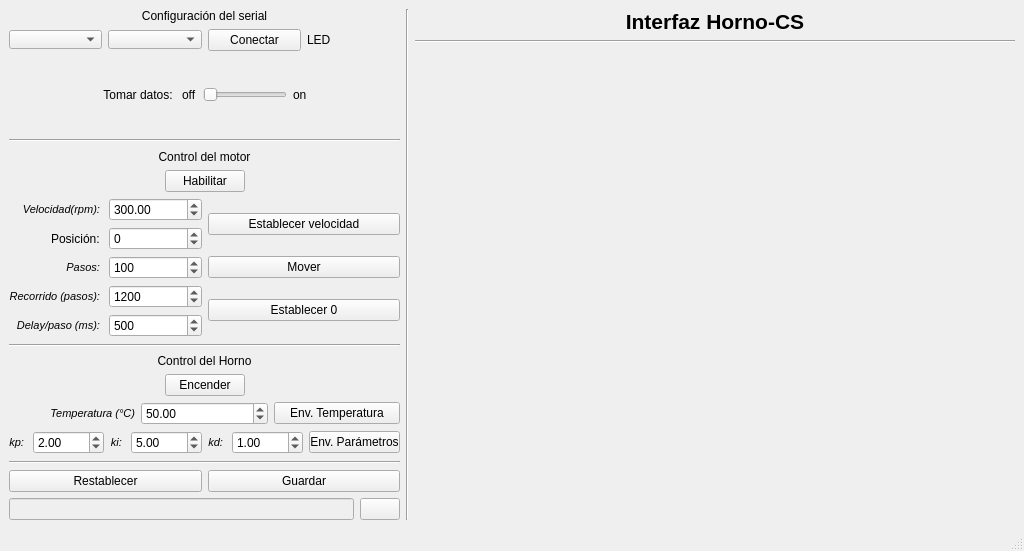
<?xml version="1.0" encoding="UTF-8"?>
<ui version="4.0">
 <class>MainWindow</class>
 <widget class="QMainWindow" name="MainWindow">
  <property name="geometry">
   <rect>
    <x>0</x>
    <y>0</y>
    <width>1024</width>
    <height>551</height>
   </rect>
  </property>
  <property name="windowTitle">
   <string>MainWindow</string>
  </property>
  <widget class="QWidget" name="centralwidget">
   <layout class="QGridLayout" name="gridLayout">
    <item row="0" column="0">
     <layout class="QVBoxLayout" name="verticalLayout_7">
      <item>
       <layout class="QVBoxLayout" name="verticalLayout">
        <item>
         <widget class="QLabel" name="label_3">
          <property name="maximumSize">
           <size>
            <width>16777215</width>
            <height>41</height>
           </size>
          </property>
          <property name="text">
           <string>Configuración del serial</string>
          </property>
          <property name="alignment">
           <set>Qt::AlignCenter</set>
          </property>
         </widget>
        </item>
        <item>
         <layout class="QHBoxLayout" name="horizontalLayout">
          <item>
           <widget class="QComboBox" name="COM_comboBox">
            <property name="maximumSize">
             <size>
              <width>16777215</width>
              <height>19</height>
             </size>
            </property>
           </widget>
          </item>
          <item>
           <widget class="QComboBox" name="baud_comboBox">
            <property name="maximumSize">
             <size>
              <width>16777215</width>
              <height>19</height>
             </size>
            </property>
           </widget>
          </item>
          <item>
           <widget class="QPushButton" name="connect_disconnect_button">
            <property name="maximumSize">
             <size>
              <width>16777215</width>
              <height>23</height>
             </size>
            </property>
            <property name="text">
             <string>Conectar</string>
            </property>
            <property name="checkable">
             <bool>true</bool>
            </property>
           </widget>
          </item>
          <item>
           <widget class="QLabel" name="LED_label">
            <property name="text">
             <string>LED</string>
            </property>
           </widget>
          </item>
         </layout>
        </item>
       </layout>
      </item>
      <item>
       <spacer name="verticalSpacer_5">
        <property name="orientation">
         <enum>Qt::Vertical</enum>
        </property>
        <property name="sizeHint" stdset="0">
         <size>
          <width>20</width>
          <height>40</height>
         </size>
        </property>
       </spacer>
      </item>
      <item>
       <layout class="QHBoxLayout" name="horizontalLayout_19">
        <item>
         <spacer name="horizontalSpacer_7">
          <property name="orientation">
           <enum>Qt::Horizontal</enum>
          </property>
          <property name="sizeHint" stdset="0">
           <size>
            <width>40</width>
            <height>20</height>
           </size>
          </property>
         </spacer>
        </item>
        <item>
         <layout class="QHBoxLayout" name="horizontalLayout_18">
          <item>
           <widget class="QLabel" name="label_2">
            <property name="text">
             <string>Tomar datos: </string>
            </property>
            <property name="alignment">
             <set>Qt::AlignRight|Qt::AlignTrailing|Qt::AlignVCenter</set>
            </property>
           </widget>
          </item>
          <item>
           <widget class="QLabel" name="label_9">
            <property name="text">
             <string>off</string>
            </property>
           </widget>
          </item>
          <item>
           <widget class="QSlider" name="take_data_horizontalSlider">
            <property name="maximum">
             <number>1</number>
            </property>
            <property name="tracking">
             <bool>false</bool>
            </property>
            <property name="orientation">
             <enum>Qt::Horizontal</enum>
            </property>
           </widget>
          </item>
         </layout>
        </item>
        <item>
         <widget class="QLabel" name="label_10">
          <property name="text">
           <string>on</string>
          </property>
         </widget>
        </item>
        <item>
         <spacer name="horizontalSpacer_8">
          <property name="orientation">
           <enum>Qt::Horizontal</enum>
          </property>
          <property name="sizeHint" stdset="0">
           <size>
            <width>40</width>
            <height>20</height>
           </size>
          </property>
         </spacer>
        </item>
       </layout>
      </item>
      <item>
       <spacer name="verticalSpacer_6">
        <property name="orientation">
         <enum>Qt::Vertical</enum>
        </property>
        <property name="sizeHint" stdset="0">
         <size>
          <width>20</width>
          <height>40</height>
         </size>
        </property>
       </spacer>
      </item>
      <item>
       <widget class="Line" name="line_2">
        <property name="orientation">
         <enum>Qt::Horizontal</enum>
        </property>
       </widget>
      </item>
      <item>
       <spacer name="verticalSpacer_2">
        <property name="orientation">
         <enum>Qt::Vertical</enum>
        </property>
        <property name="sizeHint" stdset="0">
         <size>
          <width>234</width>
          <height>13</height>
         </size>
        </property>
       </spacer>
      </item>
      <item>
       <layout class="QVBoxLayout" name="verticalLayout_2">
        <item>
         <widget class="QLabel" name="label_4">
          <property name="maximumSize">
           <size>
            <width>16777215</width>
            <height>14</height>
           </size>
          </property>
          <property name="text">
           <string>Control del motor</string>
          </property>
          <property name="alignment">
           <set>Qt::AlignCenter</set>
          </property>
         </widget>
        </item>
        <item>
         <layout class="QHBoxLayout" name="horizontalLayout_2">
          <item>
           <spacer name="horizontalSpacer">
            <property name="orientation">
             <enum>Qt::Horizontal</enum>
            </property>
            <property name="sizeHint" stdset="0">
             <size>
              <width>40</width>
              <height>20</height>
             </size>
            </property>
           </spacer>
          </item>
          <item>
           <widget class="QPushButton" name="motor_enb_dis_pushButton">
            <property name="text">
             <string>Habilitar</string>
            </property>
            <property name="checkable">
             <bool>true</bool>
            </property>
           </widget>
          </item>
          <item>
           <spacer name="horizontalSpacer_2">
            <property name="orientation">
             <enum>Qt::Horizontal</enum>
            </property>
            <property name="sizeHint" stdset="0">
             <size>
              <width>40</width>
              <height>20</height>
             </size>
            </property>
           </spacer>
          </item>
         </layout>
        </item>
        <item>
         <layout class="QHBoxLayout" name="horizontalLayout_7">
          <item>
           <layout class="QVBoxLayout" name="verticalLayout_3">
            <item>
             <layout class="QHBoxLayout" name="horizontalLayout_6">
              <item>
               <widget class="QLabel" name="label_8">
                <property name="font">
                 <font>
                  <pointsize>8</pointsize>
                  <italic>true</italic>
                 </font>
                </property>
                <property name="text">
                 <string>Velocidad(rpm): </string>
                </property>
                <property name="alignment">
                 <set>Qt::AlignRight|Qt::AlignTrailing|Qt::AlignVCenter</set>
                </property>
               </widget>
              </item>
              <item>
               <widget class="QDoubleSpinBox" name="speed_spinBox">
                <property name="maximum">
                 <double>1000.000000000000000</double>
                </property>
                <property name="value">
                 <double>300.000000000000000</double>
                </property>
               </widget>
              </item>
             </layout>
            </item>
            <item>
             <layout class="QHBoxLayout" name="horizontalLayout_20">
              <item>
               <widget class="QLabel" name="pos">
                <property name="text">
                 <string>Posición: </string>
                </property>
                <property name="alignment">
                 <set>Qt::AlignRight|Qt::AlignTrailing|Qt::AlignVCenter</set>
                </property>
               </widget>
              </item>
              <item>
               <widget class="QSpinBox" name="pos_spinBox">
                <property name="minimum">
                 <number>-2000</number>
                </property>
                <property name="maximum">
                 <number>2000</number>
                </property>
               </widget>
              </item>
             </layout>
            </item>
            <item>
             <layout class="QHBoxLayout" name="horizontalLayout_3">
              <item>
               <widget class="QLabel" name="label_5">
                <property name="font">
                 <font>
                  <pointsize>8</pointsize>
                  <italic>true</italic>
                 </font>
                </property>
                <property name="text">
                 <string>Pasos: </string>
                </property>
                <property name="alignment">
                 <set>Qt::AlignRight|Qt::AlignTrailing|Qt::AlignVCenter</set>
                </property>
               </widget>
              </item>
              <item>
               <widget class="QSpinBox" name="steps_spinBox">
                <property name="specialValueText">
                 <string/>
                </property>
                <property name="minimum">
                 <number>-2000</number>
                </property>
                <property name="maximum">
                 <number>2000</number>
                </property>
                <property name="value">
                 <number>100</number>
                </property>
               </widget>
              </item>
             </layout>
            </item>
            <item>
             <layout class="QHBoxLayout" name="horizontalLayout_5">
              <item>
               <widget class="QLabel" name="label_7">
                <property name="font">
                 <font>
                  <pointsize>8</pointsize>
                  <italic>true</italic>
                 </font>
                </property>
                <property name="text">
                 <string>Recorrido (pasos): </string>
                </property>
                <property name="alignment">
                 <set>Qt::AlignRight|Qt::AlignTrailing|Qt::AlignVCenter</set>
                </property>
               </widget>
              </item>
              <item>
               <widget class="QSpinBox" name="path_steps_spinBox">
                <property name="minimum">
                 <number>-2000</number>
                </property>
                <property name="maximum">
                 <number>2000</number>
                </property>
                <property name="value">
                 <number>1200</number>
                </property>
                <property name="displayIntegerBase">
                 <number>10</number>
                </property>
               </widget>
              </item>
             </layout>
            </item>
            <item>
             <layout class="QHBoxLayout" name="horizontalLayout_4">
              <item>
               <widget class="QLabel" name="label_6">
                <property name="font">
                 <font>
                  <pointsize>8</pointsize>
                  <italic>true</italic>
                 </font>
                </property>
                <property name="text">
                 <string>Delay/paso (ms): </string>
                </property>
                <property name="alignment">
                 <set>Qt::AlignRight|Qt::AlignTrailing|Qt::AlignVCenter</set>
                </property>
               </widget>
              </item>
              <item>
               <widget class="QSpinBox" name="delay_spinBox">
                <property name="minimum">
                 <number>1</number>
                </property>
                <property name="maximum">
                 <number>10000</number>
                </property>
                <property name="value">
                 <number>500</number>
                </property>
               </widget>
              </item>
             </layout>
            </item>
           </layout>
          </item>
          <item>
           <layout class="QVBoxLayout" name="verticalLayout_4">
            <item>
             <widget class="QPushButton" name="send_speed_pushButton">
              <property name="minimumSize">
               <size>
                <width>91</width>
                <height>0</height>
               </size>
              </property>
              <property name="text">
               <string>Establecer velocidad</string>
              </property>
             </widget>
            </item>
            <item>
             <widget class="QPushButton" name="move_pushButton">
              <property name="text">
               <string>Mover</string>
              </property>
             </widget>
            </item>
            <item>
             <widget class="QPushButton" name="set_cero_ref_pushButton">
              <property name="text">
               <string>Establecer 0</string>
              </property>
             </widget>
            </item>
           </layout>
          </item>
         </layout>
        </item>
       </layout>
      </item>
      <item>
       <spacer name="verticalSpacer_4">
        <property name="orientation">
         <enum>Qt::Vertical</enum>
        </property>
        <property name="sizeHint" stdset="0">
         <size>
          <width>234</width>
          <height>13</height>
         </size>
        </property>
       </spacer>
      </item>
      <item>
       <widget class="Line" name="line">
        <property name="orientation">
         <enum>Qt::Horizontal</enum>
        </property>
       </widget>
      </item>
      <item>
       <spacer name="verticalSpacer_3">
        <property name="orientation">
         <enum>Qt::Vertical</enum>
        </property>
        <property name="sizeHint" stdset="0">
         <size>
          <width>234</width>
          <height>13</height>
         </size>
        </property>
       </spacer>
      </item>
      <item>
       <layout class="QVBoxLayout" name="verticalLayout_5">
        <item>
         <widget class="QLabel" name="label_11">
          <property name="maximumSize">
           <size>
            <width>16777215</width>
            <height>14</height>
           </size>
          </property>
          <property name="text">
           <string>Control del Horno</string>
          </property>
          <property name="alignment">
           <set>Qt::AlignCenter</set>
          </property>
         </widget>
        </item>
        <item>
         <layout class="QHBoxLayout" name="horizontalLayout_10">
          <item>
           <spacer name="horizontalSpacer_3">
            <property name="orientation">
             <enum>Qt::Horizontal</enum>
            </property>
            <property name="sizeHint" stdset="0">
             <size>
              <width>40</width>
              <height>20</height>
             </size>
            </property>
           </spacer>
          </item>
          <item>
           <widget class="QPushButton" name="oven_enb_dis_pushButton">
            <property name="text">
             <string>Encender</string>
            </property>
            <property name="checkable">
             <bool>true</bool>
            </property>
           </widget>
          </item>
          <item>
           <spacer name="horizontalSpacer_4">
            <property name="orientation">
             <enum>Qt::Horizontal</enum>
            </property>
            <property name="sizeHint" stdset="0">
             <size>
              <width>40</width>
              <height>20</height>
             </size>
            </property>
           </spacer>
          </item>
         </layout>
        </item>
        <item>
         <layout class="QHBoxLayout" name="horizontalLayout_12">
          <item>
           <widget class="QLabel" name="label_12">
            <property name="font">
             <font>
              <pointsize>8</pointsize>
              <italic>true</italic>
             </font>
            </property>
            <property name="text">
             <string>Temperatura (°C)</string>
            </property>
            <property name="alignment">
             <set>Qt::AlignRight|Qt::AlignTrailing|Qt::AlignVCenter</set>
            </property>
           </widget>
          </item>
          <item>
           <widget class="QDoubleSpinBox" name="setPoint_temp_doubleSpinBox">
            <property name="specialValueText">
             <string/>
            </property>
            <property name="maximum">
             <double>250.000000000000000</double>
            </property>
            <property name="value">
             <double>50.000000000000000</double>
            </property>
           </widget>
          </item>
          <item>
           <widget class="QPushButton" name="send_oven_temp_pushButton">
            <property name="text">
             <string>Env. Temperatura</string>
            </property>
           </widget>
          </item>
         </layout>
        </item>
        <item>
         <layout class="QHBoxLayout" name="horizontalLayout_15">
          <item>
           <layout class="QHBoxLayout" name="horizontalLayout_11">
            <item>
             <widget class="QLabel" name="label_13">
              <property name="font">
               <font>
                <pointsize>8</pointsize>
                <italic>true</italic>
               </font>
              </property>
              <property name="text">
               <string>kp: </string>
              </property>
              <property name="alignment">
               <set>Qt::AlignRight|Qt::AlignTrailing|Qt::AlignVCenter</set>
              </property>
             </widget>
            </item>
            <item>
             <widget class="QDoubleSpinBox" name="kp_doubleSpinBox">
              <property name="maximum">
               <double>1000.000000000000000</double>
              </property>
              <property name="value">
               <double>2.000000000000000</double>
              </property>
             </widget>
            </item>
           </layout>
          </item>
          <item>
           <layout class="QHBoxLayout" name="horizontalLayout_13">
            <item>
             <widget class="QLabel" name="label_14">
              <property name="font">
               <font>
                <pointsize>8</pointsize>
                <italic>true</italic>
               </font>
              </property>
              <property name="text">
               <string>ki: </string>
              </property>
              <property name="alignment">
               <set>Qt::AlignRight|Qt::AlignTrailing|Qt::AlignVCenter</set>
              </property>
             </widget>
            </item>
            <item>
             <widget class="QDoubleSpinBox" name="ki_doubleSpinBox">
              <property name="maximum">
               <double>1000.000000000000000</double>
              </property>
              <property name="value">
               <double>5.000000000000000</double>
              </property>
             </widget>
            </item>
           </layout>
          </item>
          <item>
           <layout class="QHBoxLayout" name="horizontalLayout_14">
            <item>
             <widget class="QLabel" name="label_15">
              <property name="font">
               <font>
                <pointsize>8</pointsize>
                <italic>true</italic>
               </font>
              </property>
              <property name="text">
               <string>kd: </string>
              </property>
              <property name="alignment">
               <set>Qt::AlignRight|Qt::AlignTrailing|Qt::AlignVCenter</set>
              </property>
             </widget>
            </item>
            <item>
             <widget class="QDoubleSpinBox" name="kd_doubleSpinBox">
              <property name="maximum">
               <double>1000.000000000000000</double>
              </property>
              <property name="value">
               <double>1.000000000000000</double>
              </property>
             </widget>
            </item>
            <item>
             <widget class="QPushButton" name="send_oven_param_pushButton">
              <property name="minimumSize">
               <size>
                <width>91</width>
                <height>0</height>
               </size>
              </property>
              <property name="text">
               <string>Env. Parámetros</string>
              </property>
             </widget>
            </item>
           </layout>
          </item>
         </layout>
        </item>
       </layout>
      </item>
      <item>
       <spacer name="verticalSpacer">
        <property name="orientation">
         <enum>Qt::Vertical</enum>
        </property>
        <property name="sizeHint" stdset="0">
         <size>
          <width>234</width>
          <height>13</height>
         </size>
        </property>
       </spacer>
      </item>
      <item>
       <widget class="Line" name="line_3">
        <property name="orientation">
         <enum>Qt::Horizontal</enum>
        </property>
       </widget>
      </item>
      <item>
       <layout class="QVBoxLayout" name="verticalLayout_6">
        <item>
         <layout class="QHBoxLayout" name="horizontalLayout_9">
          <item>
           <widget class="QPushButton" name="reset_plots_pushButton">
            <property name="text">
             <string>Restablecer</string>
            </property>
            <property name="icon">
             <iconset>
              <normaloff>clear.png</normaloff>clear.png</iconset>
            </property>
           </widget>
          </item>
          <item>
           <widget class="QPushButton" name="save_plots_pushButton">
            <property name="text">
             <string>Guardar</string>
            </property>
            <property name="icon">
             <iconset>
              <normaloff>save.png</normaloff>save.png</iconset>
            </property>
           </widget>
          </item>
         </layout>
        </item>
        <item>
         <layout class="QHBoxLayout" name="horizontalLayout_8">
          <item>
           <widget class="QLineEdit" name="file_path_lineEdit">
            <property name="enabled">
             <bool>false</bool>
            </property>
           </widget>
          </item>
          <item>
           <widget class="QPushButton" name="path_pushButton">
            <property name="text">
             <string/>
            </property>
            <property name="icon">
             <iconset>
              <normaloff>folder.png</normaloff>folder.png</iconset>
            </property>
           </widget>
          </item>
         </layout>
        </item>
       </layout>
      </item>
     </layout>
    </item>
    <item row="0" column="1">
     <widget class="Line" name="line_5">
      <property name="orientation">
       <enum>Qt::Vertical</enum>
      </property>
     </widget>
    </item>
    <item row="0" column="2">
     <layout class="QVBoxLayout" name="verticalLayout_8" stretch="0,0,2,3">
      <item>
       <widget class="QLabel" name="label">
        <property name="maximumSize">
         <size>
          <width>16777215</width>
          <height>50</height>
         </size>
        </property>
        <property name="text">
         <string>&lt;html&gt;&lt;head/&gt;&lt;body&gt;&lt;p align=&quot;center&quot;&gt;&lt;span style=&quot; font-size:16pt; font-weight:600;&quot;&gt;Interfaz Horno-CS&lt;/span&gt;&lt;/p&gt;&lt;/body&gt;&lt;/html&gt;</string>
        </property>
       </widget>
      </item>
      <item>
       <widget class="Line" name="line_4">
        <property name="orientation">
         <enum>Qt::Horizontal</enum>
        </property>
       </widget>
      </item>
      <item>
       <layout class="QHBoxLayout" name="horizontalLayout_17">
        <item>
         <widget class="MplWidget" name="temp_plot_widget" native="true">
          <property name="minimumSize">
           <size>
            <width>185</width>
            <height>0</height>
           </size>
          </property>
          <property name="maximumSize">
           <size>
            <width>16777215</width>
            <height>16777215</height>
           </size>
          </property>
         </widget>
        </item>
        <item>
         <widget class="MplWidget" name="tempPID_plot_widget" native="true">
          <property name="minimumSize">
           <size>
            <width>185</width>
            <height>0</height>
           </size>
          </property>
          <property name="maximumSize">
           <size>
            <width>16777215</width>
            <height>16777215</height>
           </size>
          </property>
         </widget>
        </item>
       </layout>
      </item>
      <item>
       <layout class="QHBoxLayout" name="horizontalLayout_16">
        <item>
         <spacer name="horizontalSpacer_5">
          <property name="orientation">
           <enum>Qt::Horizontal</enum>
          </property>
          <property name="sizeHint" stdset="0">
           <size>
            <width>20</width>
            <height>20</height>
           </size>
          </property>
         </spacer>
        </item>
        <item>
         <widget class="MplWidget" name="temp_map_widget" native="true">
          <property name="minimumSize">
           <size>
            <width>570</width>
            <height>0</height>
           </size>
          </property>
         </widget>
        </item>
        <item>
         <spacer name="horizontalSpacer_6">
          <property name="orientation">
           <enum>Qt::Horizontal</enum>
          </property>
          <property name="sizeHint" stdset="0">
           <size>
            <width>20</width>
            <height>20</height>
           </size>
          </property>
         </spacer>
        </item>
       </layout>
      </item>
     </layout>
    </item>
   </layout>
  </widget>
  <widget class="QStatusBar" name="statusbar">
   <property name="enabled">
    <bool>false</bool>
   </property>
   <property name="font">
    <font>
     <pointsize>6</pointsize>
    </font>
   </property>
  </widget>
 </widget>
 <customwidgets>
  <customwidget>
   <class>MplWidget</class>
   <extends>QWidget</extends>
   <header>mplwidget.h</header>
   <container>1</container>
  </customwidget>
 </customwidgets>
 <resources/>
 <connections/>
</ui>
